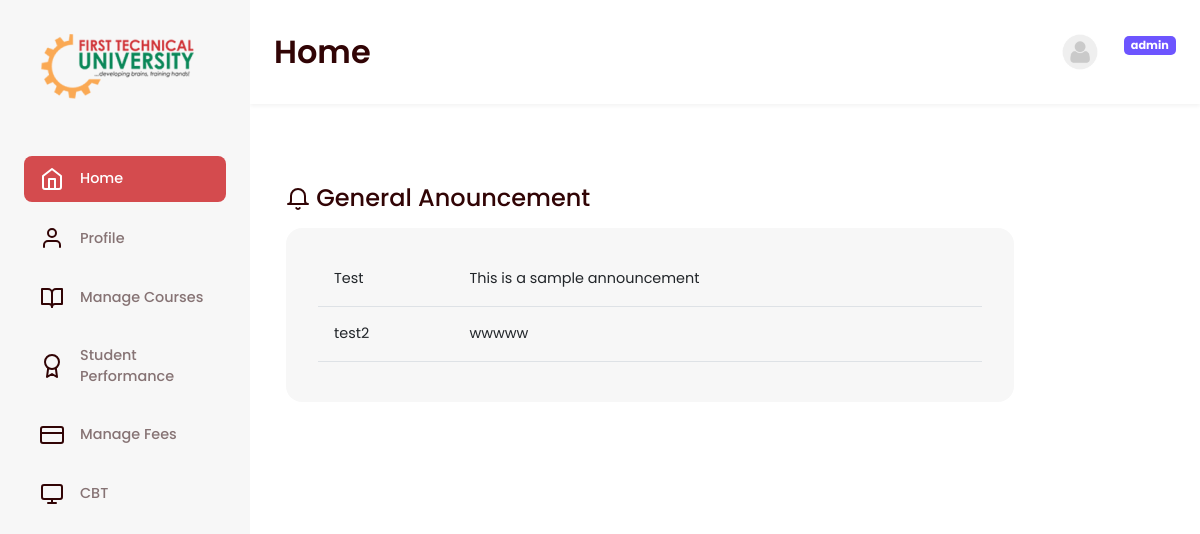
Page /staff/home.php (signed in) on the committed database.
### tables this page shows
CREATE TABLE `anoucement` (
  `sn` int(11) NOT NULL,
  `title` varchar(200) NOT NULL,
  `content` text NOT NULL,
  `dates` varchar(10) NOT NULL,
  `viewers` varchar(10) NOT NULL
);

### staff/home.php (the view, shortened to what this page needs)
<?php
include("header.php");
?>
<div class="viewbox-content">
	<div class="container-fluid main-container">
		<div class="row main">
			<div class="col-md-10 panel-container">
				<div class="panel">
					<div class="panel-heading panele" id="p_heading">
						<div class="ig-area">
						</div>
					</div>
					<div class="rest">
						<div class="mb-3">
							<h4>
								<span class="icon">
									<i data-feather="bell"></i>
								</span>
								General Anouncement
							</h4>
						</div>
						<div class="table-box">
							<table class="table">
								<?php
								$sl14 = mysqli_query($con, "SELECT * from anoucement where viewers = 'all' or  viewers = 'staff' limit 5 ");
								while ($sh19 = mysqli_fetch_array($sl14)) {
									$title19 = $sh19['title'];
									$content19 = $sh19['content'];
									?>
									<tr>
										<td>
											<?php echo $title19 ?>
										</td>
										<td>
											<?php echo $content19 ?>
										</td>
									</tr>
								<?php
								}
								?>
							</table>
						</div>
					</div>
				</div>
			</div>
		</div>
	</div>
</div>
<?php include("../extras/footer.php") ?>

### assets/css/style.css (style rules this page uses)
body { font-family: 'Poppins', sans-serif !important; color: #310405 !important; }
.icon svg { color: #310405; transition: .3s; }
.viewbox .viewbox-nav, .viewbox .viewbox-content { padding: .7rem 1.5rem; }
.viewbox .viewbox-content { padding-top: 3rem; max-width: 1400px; }
.table-box { padding: 24px 32px; gap: 16px; background: #F7F7F7; border-radius: 16px; width: 100%; overflow-x: scroll; }
.table>:not(caption)>*>* { padding: 1rem !important; font-size: .9rem; }

### rows in the picture
anoucement: title "Test", content "This is a sample announcement"
anoucement: title "test2", content "wwwww"

### other values in the picture
$item['name'] "Home"
$item['name'] "Profile"
$item['name'] "Manage Courses"
$item['name'] "Student Performance"
$item['name'] "Manage Fees"
$item['name'] "CBT"
$title "Home"
$role "admin"
